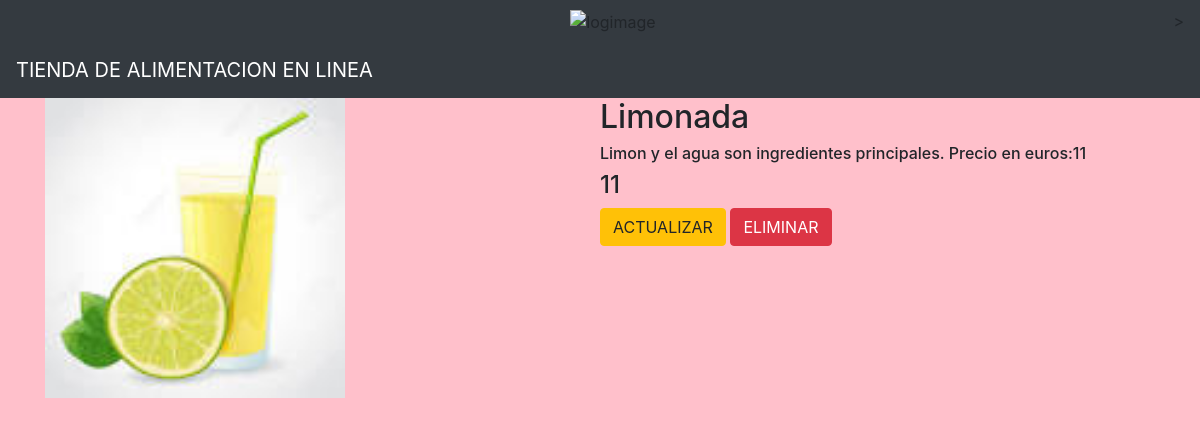
The app's page /movie/10/ with its own data.
### movieapp/models.py (models this page shows, shortened)
class Movie(models.Model):
    name=models.CharField(max_length=250)
    description=models.TextField()
    year=models.IntegerField()
    image=models.ImageField(upload_to='gallery')

### movieapp/views.py (the view)
# urls.py: path('movie/<int:movie_id>/',views.detail,name='detail'),
def detail(request, movie_id):
    movie = Movie.objects.get(id=movie_id)
    return render(request, 'detail.html', {"movie": movie})

### templates/detail.html
{% extends 'base.html' %}
{% block body %}
<div class="container">
    <div class="row">
        <div class="col-md-6">
            <img src="{{movie.image.url}}" width="300" height="300">
        </div>
<div class="'col-md-10">
    <h2>{{movie.name}}</h2>
    <h6>{{movie.description}}</h6>
    <h4>{{movie.year}}</h4>
<a class="btn btn-warning" href="{% url 'movieapp:update' movie.id %}">ACTUALIZAR</a>
<a class="btn btn-danger" href="{% url 'movieapp:delete' movie.id %}">ELIMINAR</a>
</div>
    </div>
</div>
{% endblock %}

### static/style.css (style rules this page uses)
body { background-color:pink; }

### records on screen
Movie: image (picture), name "Limonada", description "Limon y el agua son ingredientes principales. Precio en euros:11", year "11"
